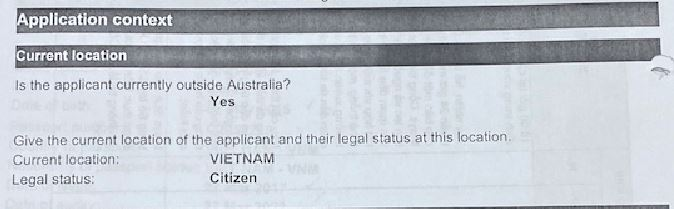
#> input picture Python/OpenCV/Text detection and extraction/mydoc.jpg, 674 x 209 px, found by its file name
$ python text_scan.py
#> lines starting #> are read from the running program, lines starting #| are printed output that depends on the picture; after the words box and inside, x2 and y2 are one past the last pixel; in counts of white or black regions, pixels touching at a corner belong together
# Step 1: Read input image
import cv2

# file name
input_image  = 'mydoc.jpg'

# read image
image = cv2.imread(input_image)
#> image is the input picture: shape (209, 674, 3); mean B, G, R 206.6, 198.8, 193.1

# show image
# cv2.imshow('Input', image)
# cv2.waitKey()
# cv2.destroyAllWindows()

# Step 2: detect image's edge
# Convert color into gray
gray = cv2.cvtColor(image, cv2.COLOR_BGR2GRAY)

# blurring gray image to decrease noise
blur = cv2.blur(gray,(3,3))
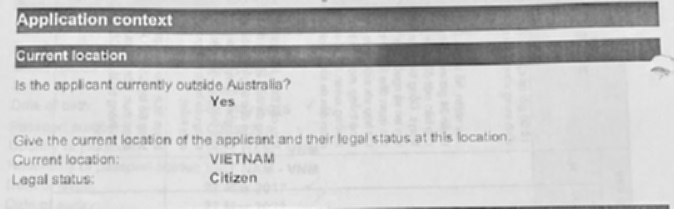
#> blur: shape (209, 674); min 58, max 248, mean 197.9

# edge detect using Canny method
edge = cv2.Canny(blur, 50, 300, 3)
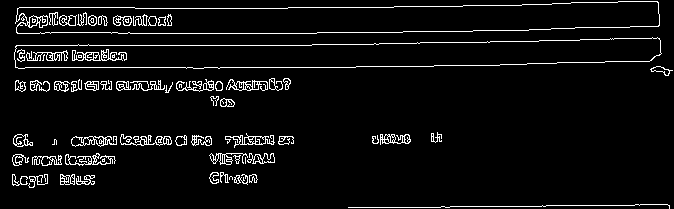
#> edge: shape (209, 674); 5.6% white in thin lines or dots

# [10 lines of commented-out code are left out]
cnts = cv2.findContours(edge, cv2.RETR_LIST, cv2.CHAIN_APPROX_SIMPLE)
#> cnts = 247 contours, 128 with area under 20; largest, box (x1, y1, x2, y2) and area: (15, 1, 660, 34) 16100, (16, 1, 660, 34) 15904, (14, 37, 662, 69) 14489, (14, 37, 662, 69) 14482, (71, 136, 117, 147) 258
import imutils
cnts = imutils.grab_contours(cnts)

# Sorting contours according to descending area
cnts = sorted(cnts, key=cv2.contourArea, reverse=True)

# Get first contour - biggest
cnts = cnts[:1]
#> cnts = 1 contour; box (x1, y1, x2, y2) and area: (15, 1, 660, 34) 16100

# Draw contour into original image to visualize
p = cv2.arcLength(cnts[0], True)
#> p = 1397.4
r = cv2.approxPolyDP(cnts[0], 0.02*p, True)
#> r = [[659, 14], [15, 23]]
# cv2.drawContours(image, [r], -1, (0,0,255), 3)

# Show image
# cv2.imshow("Draw", image)
# cv2.waitKey()

# Step 4: Rotate image to straight
# Đầu tiên reshape cái ROI của chúng ta về (4,2) - 4 tọa độ, mỗi tọa độ gồm x,y
#> (the run stopped early here; a loop or call above may not have finished)
